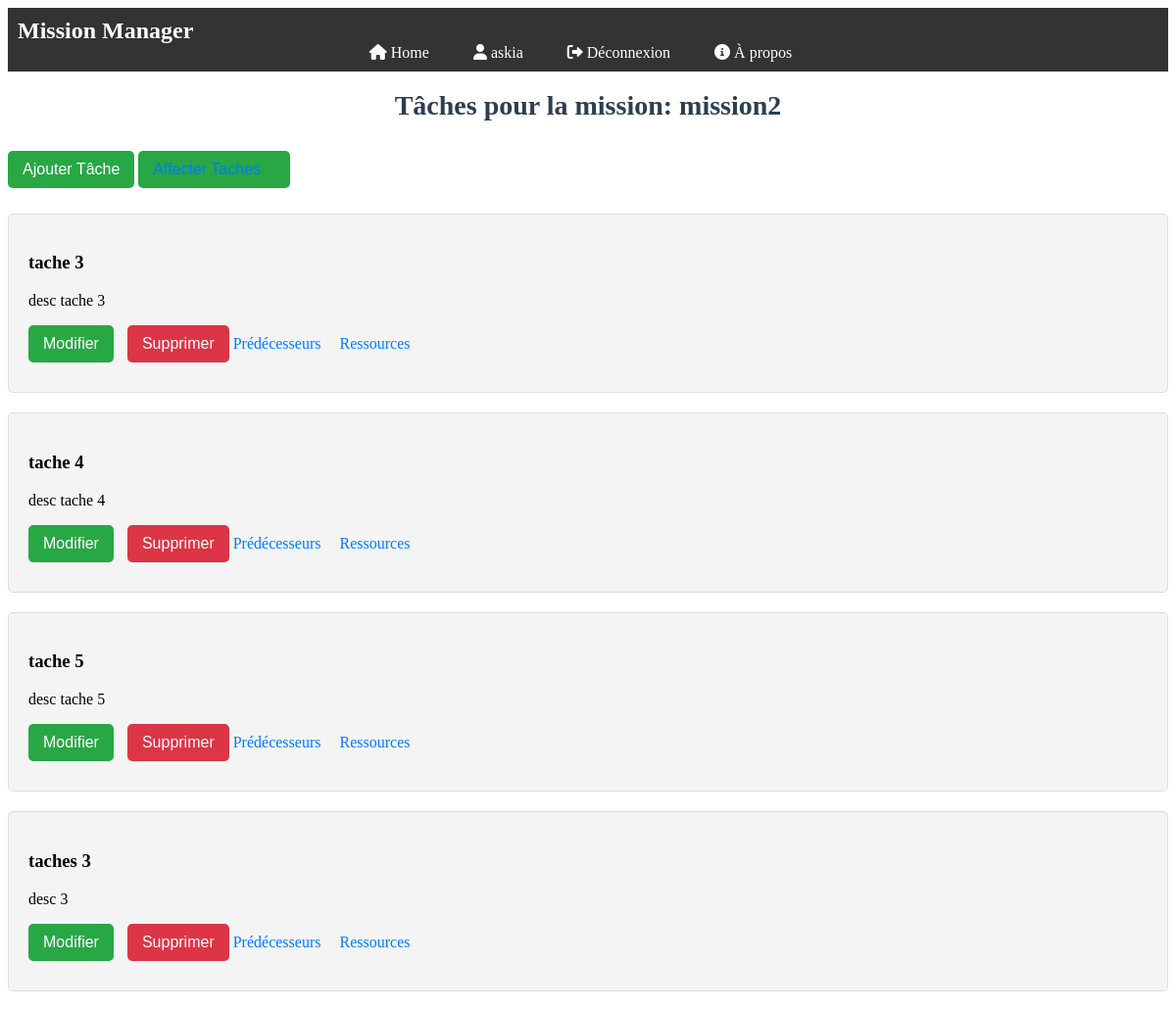
/missions/6/taches/ (signed in), run on the app's committed database.
### Authentification/models.py (models this page shows, shortened)
class Utilisateur(AbstractUser):
    nom=models.CharField(max_length=20)
    prenom=models.CharField(max_length=20)
    fonction=models.CharField(max_length=150)
    telephone=models.IntegerField()
    email=models.EmailField(unique=True)
    is_admin = models.BooleanField(default=False)  # Champ pour indiquer si l'utilisateur est un administrateur
    num_mail=models.IntegerField(default=0)
    USERNAME_FIELD = 'email'
    REQUIRED_FIELDS = ['telephone', 'nom', 'prenom']

class Mission(models.Model):
    titre = models.CharField(max_length=255)
    dateDebut = models.DateField()
    datefin = models.DateField()
    description = models.TextField()

class Tache(models.Model):
    ETAT_CHOICES = [
        (1, 'En attente'),
        (2, 'En cours'),
        (3, 'Terminé'),
    ]
    titre = models.CharField(max_length=255)
    description = models.TextField()
    dateCreation = models.DateField()
    dateEcheance = models.DateField()
    dateFin = models.DateField(null=True, blank=True)  # Champ dateFin optionnel
    mission = models.ForeignKey(Mission, related_name='taches', on_delete=models.CASCADE)
    utilisateur = models.ForeignKey(Utilisateur, related_name='taches', on_delete=models.SET_NULL, null=True)
    pdf = models.FileField(upload_to='pdfs/', null=True, blank=True)  # Champ PDF
    etat = models.IntegerField(choices=ETAT_CHOICES, default=1)  # Champ état avec valeurs 1, 2, 3

### planificationMission/views.py (the view, shortened to what this page needs)
# urls.py: path('missions/<int:mission_id>/taches/', views.tache_list, name='tache_list'),
@csrf_protect
@login_required
def tache_list(request, mission_id):
    mission = get_object_or_404(Mission, id=mission_id)
    taches = Tache.objects.filter(mission=mission)
    tache_form = TacheForm()
    return render(request, 'taches.html', {'mission': mission, 'taches': taches, 'tache_form': tache_form})

### planificationMission/context_processors.py (called while the page is built)
def notifications_non_lues_processor(request):
    if request.user.is_authenticated:
        notifications_non_lues_count = Notification.objects.filter(
            utilisateur=request.user,
            est_lu=False
        ).count()
    else:
        notifications_non_lues_count = 0
    return {
        'notifications_non_lues_count': notifications_non_lues_count
    }

### planificationMission/templates/taches.html (shortened to what this page needs)
<!DOCTYPE html>
<html lang="en">
<head>
     <link rel="stylesheet" href="https://cdnjs.cloudflare.com/ajax/libs/font-awesome/6.0.0-beta3/css/all.min.css">
    </head>
<body>
   <header>
        <div class="logo">Mission Manager</div>
        <nav1>
            <ul1>
                <li1><a href="{% url 'Authentification:home' %}"><i class="fas fa-home"></i> Home</a></li1>
                <li1><a href="#"><i class="fas fa-user"></i> {{user.nom}}</a></li1>
                <li1><a href="{% url 'Authentification:logout' %}"><i class="fas fa-sign-out-alt"></i> Déconnexion</a></li1>
                <li1><a href="{% url 'Authentification:A_propos' %}"><i class="fas fa-info-circle"></i> À propos</a></li1>
            </ul1>
        </nav1>
    </header>
<h1>Tâches pour la mission: {{ mission.titre }}</h1>
<button id="btn-add-tache">Ajouter Tâche</button>
   <button><a href="{% url 'planificationMission:affectation' mission.id %}">Affecter Taches</a></button>
<ul>
    {% for tache in taches %}
        <li>
            <h3>{{ tache.titre }}</h3>
            <p>{{ tache.description }}</p>
            <button class="btn-edit-tache" data-id="{{ tache.id }}">Modifier</button>
            <button class="btn-delete-tache" data-id="{{ tache.id }}">Supprimer</button>
            <a href="{% url 'planificationMission:predecesseur_manage' tache.id %}">Prédécesseurs</a>
            <a href="{% url 'planificationMission:ressource_manage' tache.id %}">Ressources</a>
        </li>
    {% endfor %}
</ul>
</body>
</html>

### planificationMission/templates/taches.html (style rules this page uses)
h1 { font-size: 28px; color: #2c3e50; margin-bottom: 30px; text-align: center; }
button { background-color: #28a745; color: white; border: none; padding: 10px 15px; cursor: pointer; border-radius: 5px; font-size: 16px; margin-bottom: 10px; transition: background-color 0.3s ease; }
ul { list-style-type: none; padding: 0; }
li { margin-bottom: 20px; padding: 20px; background-color: #f4f4f4; border: 1px solid #ddd; border-radius: 5px; }
a { color: #007bff; text-decoration: none; margin-right: 15px; }
.btn-delete-tache { background-color: #dc3545; margin-left: 10px; }
header { background-color: #333; padding: 10px; position: relative; }
.logo { color: white; font-size: 24px; font-weight: bold; }
nav1 ul1 { list-style-type: none; padding: 0; margin: 0; display: flex; justify-content: center; flex-wrap: wrap; }
nav1 ul1 li1 { margin: 0 15px; }
nav1 ul1 li1 a { text-decoration: none; color: white; font-size: 16px; }

### data on the page
Utilisateur: nom "askia"
Mission: titre "mission2"
Tache: titre "tache 3", description "desc tache 3"
Tache: titre "tache 4", description "desc tache 4"
Tache: titre "tache 5", description "desc tache 5"
Tache: titre "taches 3", description "desc 3"
